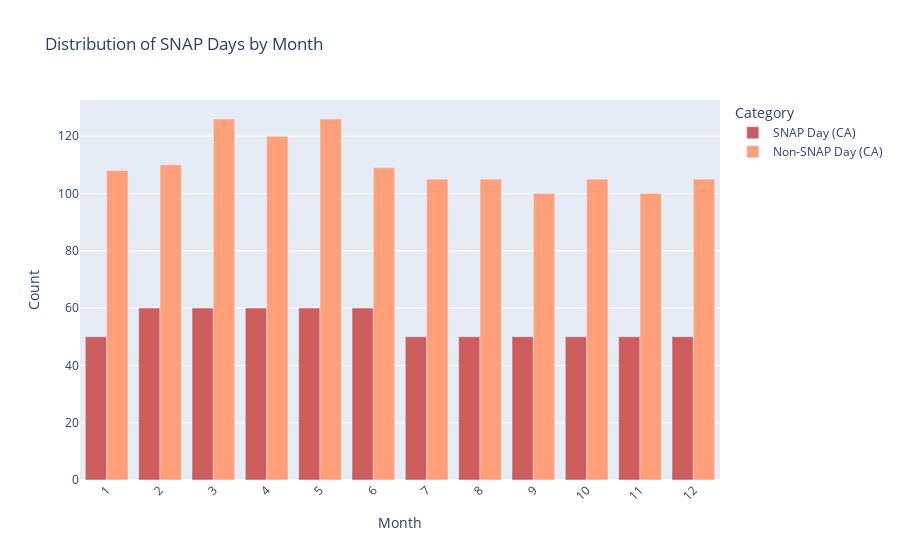
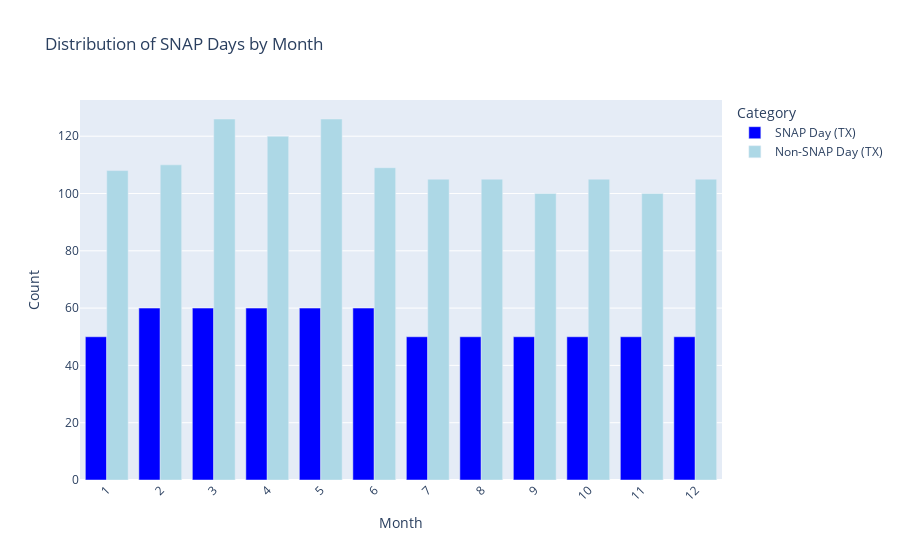
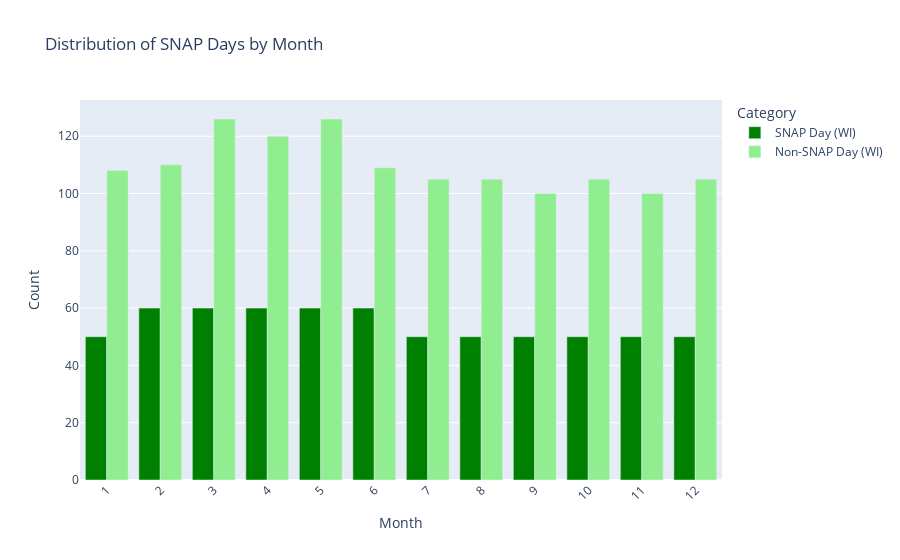

The code cell stored with these charts, in order, in its notebook:
### Code cell
import plotly.graph_objects as go

# Define months
months = ['1', '2', '3', '4', '5', '6', '7', '8', '9', '10', '11', '12']

# Group the data by month and state for all three states
snap_counts_CA = calendar_df[calendar_df['snap_CA'] == 1].groupby('month').size()
non_snap_counts_CA = calendar_df[calendar_df['snap_CA'] == 0].groupby('month').size()
snap_counts_TX = calendar_df[calendar_df['snap_TX'] == 1].groupby('month').size()
non_snap_counts_TX = calendar_df[calendar_df['snap_TX'] == 0].groupby('month').size()
snap_counts_WI = calendar_df[calendar_df['snap_WI'] == 1].groupby('month').size()
non_snap_counts_WI = calendar_df[calendar_df['snap_WI'] == 0].groupby('month').size()

# Create separate figures for each state
fig_CA = go.Figure()
fig_CA.add_trace(go.Bar(
    x=months,
    y=snap_counts_CA,
    name='SNAP Day (CA)',
    marker_color='indianred'
))
fig_CA.add_trace(go.Bar(
    x=months,
    y=non_snap_counts_CA,
    name='Non-SNAP Day (CA)',
    marker_color='lightsalmon'
))

fig_TX = go.Figure()
fig_TX.add_trace(go.Bar(
    x=months,
    y=snap_counts_TX,
    name='SNAP Day (TX)',
    marker_color='blue'
))
fig_TX.add_trace(go.Bar(
    x=months,
    y=non_snap_counts_TX,
    name='Non-SNAP Day (TX)',
    marker_color='lightblue'
))

fig_WI = go.Figure()
fig_WI.add_trace(go.Bar(
    x=months,
    y=snap_counts_WI,
    name='SNAP Day (WI)',
    marker_color='green'
))
fig_WI.add_trace(go.Bar(
    x=months,
    y=non_snap_counts_WI,
    name='Non-SNAP Day (WI)',
    marker_color='lightgreen'
))

# Update layout for each state's plot
for fig in [fig_CA, fig_TX, fig_WI]:
    fig.update_layout(barmode='group', xaxis_tickangle=-45)
    fig.update_xaxes(title='Month')
    fig.update_yaxes(title='Count')
    fig.update_layout(title='Distribution of SNAP Days by Month')
    fig.update_layout(legend_title='Category')

# Show the plots
fig_CA.show()
fig_TX.show()
fig_WI.show()

### Figure 1 — Plotly figure (JSON) as saved in the notebook; plotly's stock layout.template omitted (floating-point values rounded to 4 significant figures)
{"data": [{"marker": {"color": "indianred"}, "name": "SNAP Day (CA)", "type": "bar", "x": ["1", "2", "3", "4", "5", "6", "7", "8", "9", "10", "11", "12"], "y": [50, 60, 60, 60, 60, 60, 50, 50, 50, 50, 50, 50]}, {"marker": {"color": "lightsalmon"}, "name": "Non-SNAP Day (CA)", "type": "bar", "x": ["1", "2", "3", "4", "5", "6", "7", "8", "9", "10", "11", "12"], "y": [108, 110, 126, 120, 126, 109, 105, 105, 100, 105, 100, 105]}], "layout": {"autosize": true, "barmode": "group", "legend": {"title": {"text": "Category"}}, "title": {"text": "Distribution of SNAP Days by Month"}, "xaxis": {"autorange": true, "range": [-0.5, 11.5], "tickangle": -45, "title": {"text": "Month"}, "type": "category"}, "yaxis": {"autorange": true, "range": [0, 132.6], "title": {"text": "Count"}, "type": "linear"}}}

### Figure 2 — Plotly figure (JSON) as saved in the notebook; plotly's stock layout.template omitted (floating-point values rounded to 4 significant figures)
{"data": [{"marker": {"color": "blue"}, "name": "SNAP Day (TX)", "type": "bar", "x": ["1", "2", "3", "4", "5", "6", "7", "8", "9", "10", "11", "12"], "y": [50, 60, 60, 60, 60, 60, 50, 50, 50, 50, 50, 50]}, {"marker": {"color": "lightblue"}, "name": "Non-SNAP Day (TX)", "type": "bar", "x": ["1", "2", "3", "4", "5", "6", "7", "8", "9", "10", "11", "12"], "y": [108, 110, 126, 120, 126, 109, 105, 105, 100, 105, 100, 105]}], "layout": {"autosize": true, "barmode": "group", "legend": {"title": {"text": "Category"}}, "title": {"text": "Distribution of SNAP Days by Month"}, "xaxis": {"autorange": true, "range": [-0.5, 11.5], "tickangle": -45, "title": {"text": "Month"}, "type": "category"}, "yaxis": {"autorange": true, "range": [0, 132.6], "title": {"text": "Count"}, "type": "linear"}}}

### Figure 3 — Plotly figure (JSON) as saved in the notebook; plotly's stock layout.template omitted (floating-point values rounded to 4 significant figures)
{"data": [{"marker": {"color": "green"}, "name": "SNAP Day (WI)", "type": "bar", "x": ["1", "2", "3", "4", "5", "6", "7", "8", "9", "10", "11", "12"], "y": [50, 60, 60, 60, 60, 60, 50, 50, 50, 50, 50, 50]}, {"marker": {"color": "lightgreen"}, "name": "Non-SNAP Day (WI)", "type": "bar", "x": ["1", "2", "3", "4", "5", "6", "7", "8", "9", "10", "11", "12"], "y": [108, 110, 126, 120, 126, 109, 105, 105, 100, 105, 100, 105]}], "layout": {"autosize": true, "barmode": "group", "legend": {"title": {"text": "Category"}}, "title": {"text": "Distribution of SNAP Days by Month"}, "xaxis": {"autorange": true, "range": [-0.5, 11.5], "tickangle": -45, "title": {"text": "Month"}, "type": "category"}, "yaxis": {"autorange": true, "range": [0, 132.6], "title": {"text": "Count"}, "type": "linear"}}}
